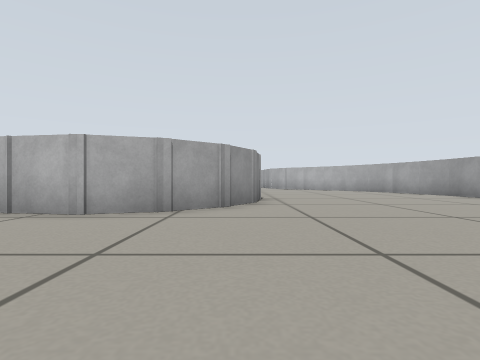
View 1 (above)

20 first-person views from a walk through a Gazebo world. The camera is 0.26 m above the floor, looks level and sees 80° across. The floor is counted in squares, 0.5 m on a side. Each view is taken from the middle of a square. On the plan, view 1 faces up. The plan holds only what a view shows up to about 9 squares ahead; the rest is blank.

View 2
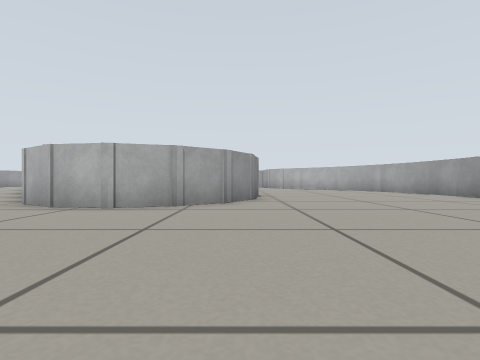

View 3
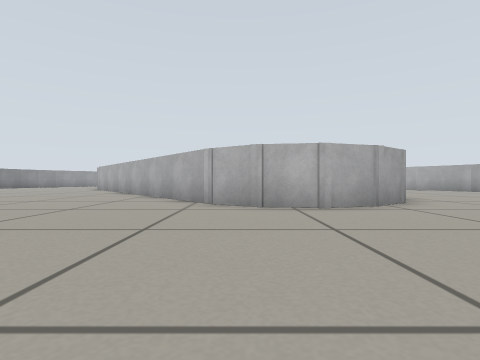

View 4
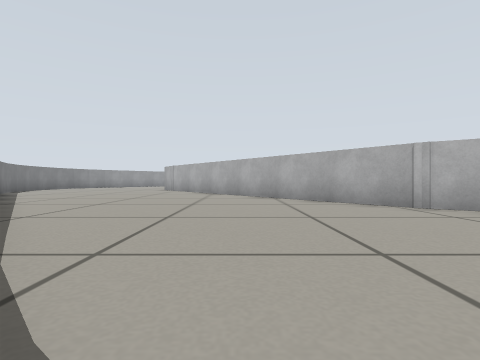

View 5
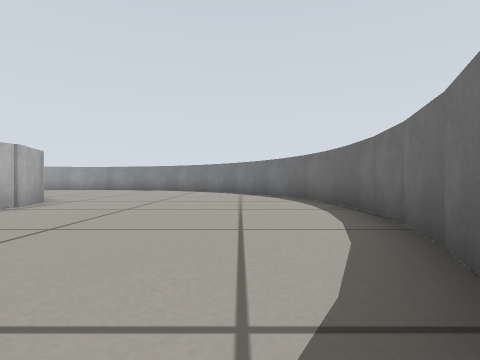

View 6
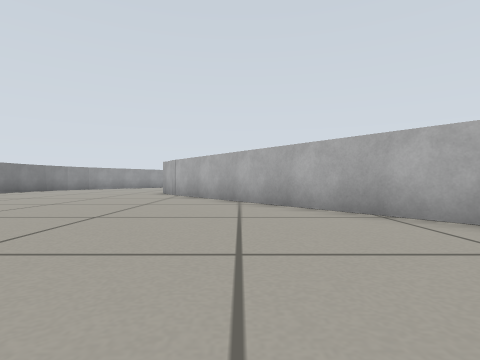

View 7
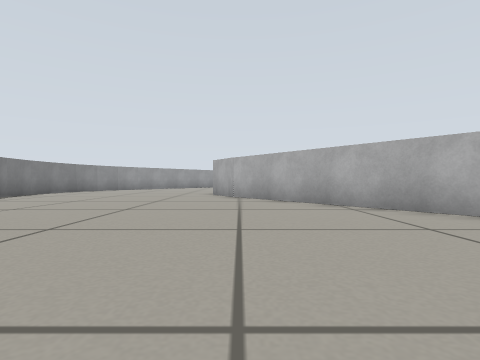

View 8
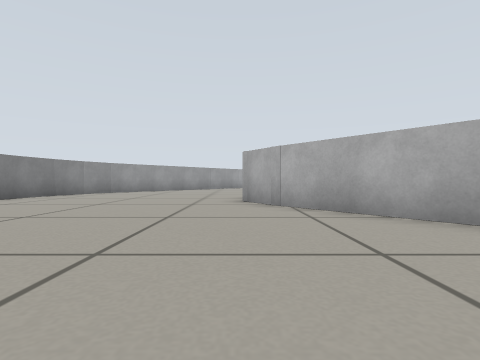

View 9
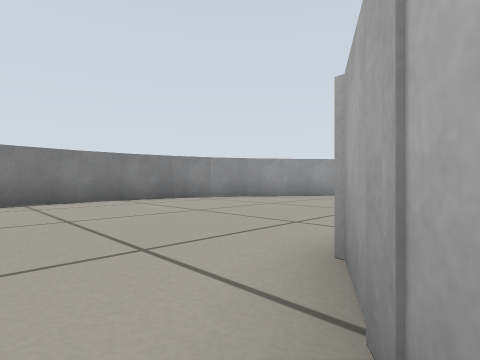

View 10
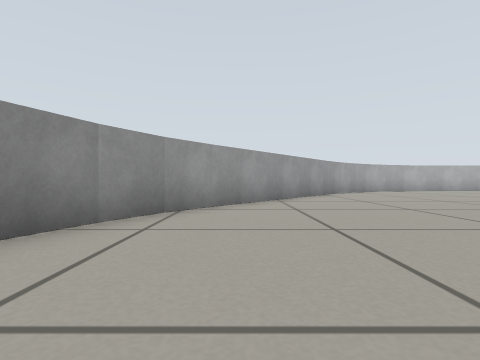

View 11
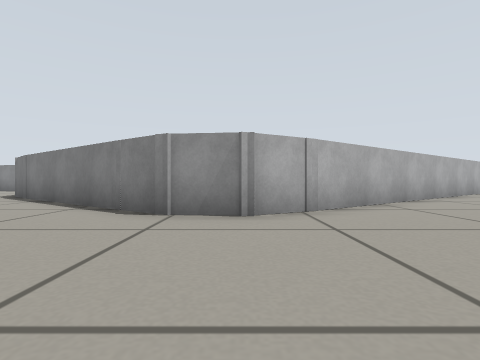

View 12
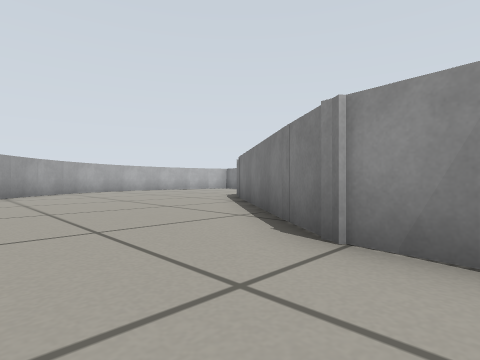

View 13
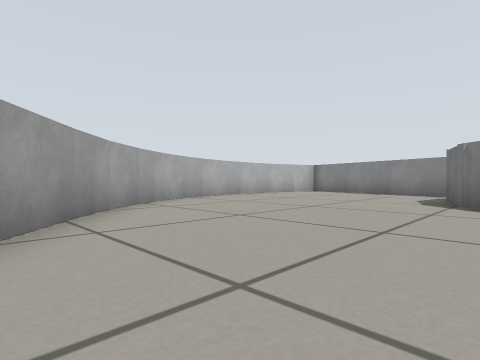

View 14
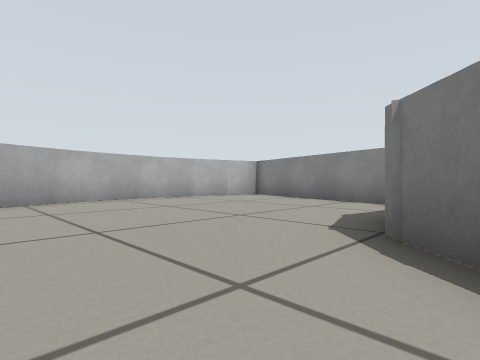

View 15
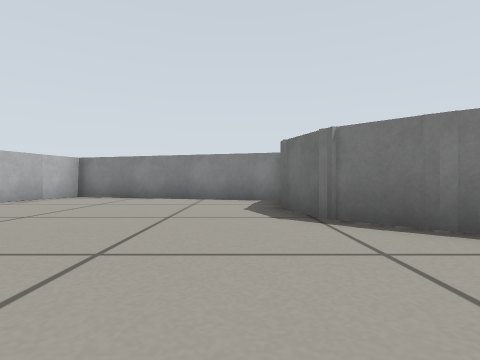

View 16
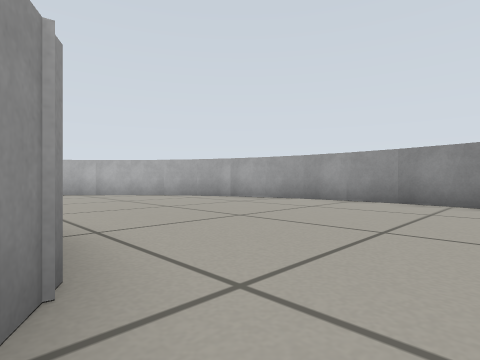

View 17
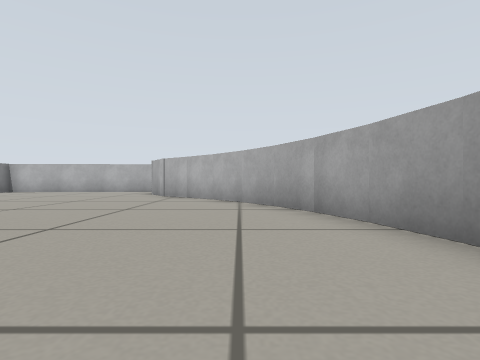

View 18
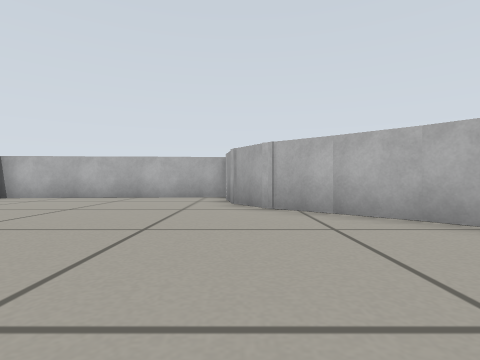

View 19
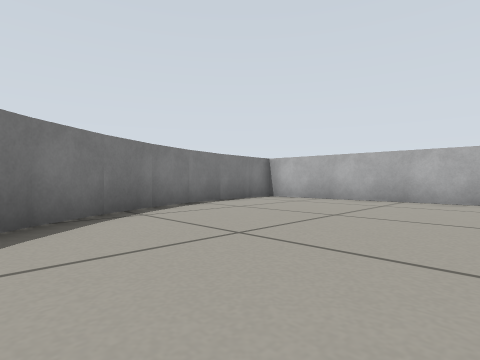

View 20
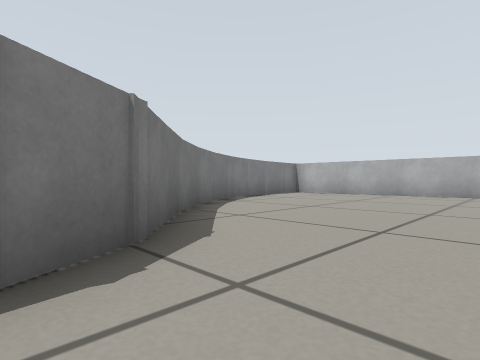

### Floor plan
Points are (right, up) in squares from view 1. A wall is a line through its corners. A room is listed if a view was taken in it or the views show most of it. See-through windows are left out.
Room 1 (views 1, 2, 3, 4, 5, 6, 7, 8, 9, 10, 11, 12, 13, 14, 15, 16, 17, 18, 19, 20)
walls: (-3.5, 13.6) (-2.8, 12.6); (-4, 14.7) (-3.4, 13.5); (-2.9, 12.6) (-2.1, 11.7) (-0.3, 10.1) (0.3, 9.1); (-4.7, 17) (-4.4, 15.8) (-4, 14.6); (2.6, 16.1) (1.7, 17.4); (1.8, 17.7) (1.6, 18.6); (0.5, 7.8) (0.3, 6.6) (-0.3, 5.5) (-1.2, 4.7) (-2.4, 4.3) (-3.7, 4.5) (-4.8, 5.3); (1.6, 19.5) (-4.9, 19.2) (-4.6, 16.9); (4.4, 14.5) (2.5, 16.3); (-3.9, 21.9) (-2.2, 28) (-4.5, 28.5); (5.1, 13.6) (4.2, 14.7); (-11.2, 13.6) (-11.9, 14.9) (-11.7, 16.2) (-8, 21.1); (-8.2, 20.8) (-7.2, 21.8) (-5.9, 22.3); (5.7, 12.6) (5, 13.7); (-4.5, 5) (-11.4, 14); (6.2, 11.5) (5.6, 12.8); (6.6, 10.4) (6.2, 11.7); (6.9, 9.3) (6.6, 10.6); (7, 8.1) (6.8, 9.5); (6.8, 5.8) (6.9, 7) (7, 8.3); (-4.8, 28.6) (-5.8, 28.7); (-5.6, 28.7) (-6.9, 28.6); (-6.8, 28.6) (-8, 28.4); (-7.9, 28.4) (-9.2, 28); (-12.1, 26.2) (-17.3, 19.6); (-17.2, 19.6) (-17.7, 18.4); (-18.3, 15.1) (-18.2, 13.8); (-10.1, 27.6) (-11.2, 26.9) (-12.1, 26.1); (-9.1, 28.1) (-10.2, 27.5); (-17.7, 18.6) (-18.1, 17.3); (-18.3, 16.3) (-18.3, 14.9); (-18.1, 17.4) (-18.3, 16.2); (-6.5, -1.3) (-5.7, -1.6); (-5.9, -1.6) (-4.6, -1.9); (-4.7, -1.9) (-3.5, -2.1) (-2.3, -2.1); (0, -1.8) (1, -1.4); (-1.2, -2) (0.1, -1.7); (-2.4, -2.1) (-1.1, -2)

Where each view was taken, in squares from view 1:
view 1: 0 up, 0 right, facing up
view 2: 1 down, 0 right, facing up
view 3: 1 down, 4 left, facing up
view 4: 0 up, 8 left, facing up
view 5: 0 up, 8 left, facing right
view 6: 4 up, 9 left, facing up
view 7: 5 up, 11 left, facing up
view 8: 8 up, 12 left, facing up
view 9: 13 up, 11 left, facing up-left
view 10: 15 up, 16 left, facing up
view 11: 15 up, 16 left, facing right
view 12: 15 up, 14 left, facing up-right
view 13: 21 up, 14 left, facing up-right
view 14: 21 up, 10 left, facing up-right
view 15: 23 up, 11 left, facing right
view 16: 5 up, 0 right, facing up-right
view 17: 7 up, 5 right, facing up
view 18: 11 up, 2 right, facing up
view 19: 12 up, 1 right, facing up-left
view 20: 9 up, 2 right, facing up-left
